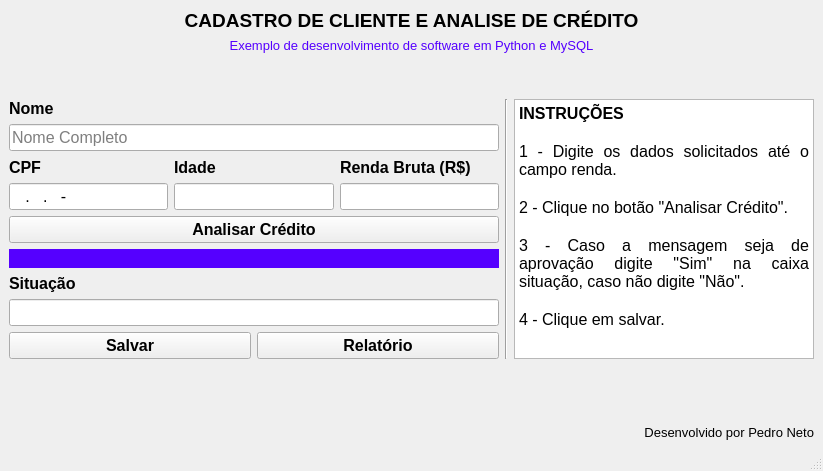
<?xml version="1.0" encoding="UTF-8"?>
<ui version="4.0">
 <class>MainWindow</class>
 <widget class="QMainWindow" name="MainWindow">
  <property name="geometry">
   <rect>
    <x>0</x>
    <y>0</y>
    <width>823</width>
    <height>471</height>
   </rect>
  </property>
  <property name="windowTitle">
   <string>MainWindow</string>
  </property>
  <widget class="QWidget" name="centralwidget">
   <layout class="QGridLayout" name="gridLayout">
    <item row="0" column="0">
     <layout class="QVBoxLayout" name="verticalLayout">
      <item>
       <widget class="QLabel" name="label">
        <property name="font">
         <font>
          <family>Arial</family>
          <pointsize>14</pointsize>
          <weight>75</weight>
          <bold>true</bold>
         </font>
        </property>
        <property name="text">
         <string>CADASTRO DE CLIENTE E ANALISE DE CRÉDITO</string>
        </property>
        <property name="alignment">
         <set>Qt::AlignCenter</set>
        </property>
       </widget>
      </item>
      <item>
       <widget class="QLabel" name="label_2">
        <property name="font">
         <font>
          <family>Arial</family>
          <pointsize>10</pointsize>
          <weight>50</weight>
          <bold>false</bold>
         </font>
        </property>
        <property name="styleSheet">
         <string notr="true">color: rgb(85, 0, 255)</string>
        </property>
        <property name="text">
         <string>Exemplo de desenvolvimento de software em Python e MySQL</string>
        </property>
        <property name="alignment">
         <set>Qt::AlignCenter</set>
        </property>
       </widget>
      </item>
      <item>
       <spacer name="verticalSpacer_2">
        <property name="orientation">
         <enum>Qt::Vertical</enum>
        </property>
        <property name="sizeHint" stdset="0">
         <size>
          <width>20</width>
          <height>40</height>
         </size>
        </property>
       </spacer>
      </item>
     </layout>
    </item>
    <item row="1" column="0">
     <layout class="QHBoxLayout" name="horizontalLayout_3">
      <item>
       <layout class="QVBoxLayout" name="verticalLayout_8">
        <item>
         <layout class="QVBoxLayout" name="verticalLayout_2">
          <item>
           <widget class="QLabel" name="label_3">
            <property name="font">
             <font>
              <family>Arial</family>
              <pointsize>12</pointsize>
              <weight>75</weight>
              <bold>true</bold>
             </font>
            </property>
            <property name="text">
             <string>Nome</string>
            </property>
           </widget>
          </item>
          <item>
           <widget class="QLineEdit" name="txtNome">
            <property name="font">
             <font>
              <family>Arial</family>
              <pointsize>12</pointsize>
             </font>
            </property>
            <property name="inputMask">
             <string/>
            </property>
            <property name="placeholderText">
             <string>Nome Completo</string>
            </property>
           </widget>
          </item>
         </layout>
        </item>
        <item>
         <layout class="QHBoxLayout" name="horizontalLayout_2">
          <item>
           <layout class="QVBoxLayout" name="verticalLayout_3">
            <item>
             <widget class="QLabel" name="label_5">
              <property name="font">
               <font>
                <family>Arial</family>
                <pointsize>12</pointsize>
                <weight>75</weight>
                <bold>true</bold>
               </font>
              </property>
              <property name="text">
               <string>CPF</string>
              </property>
             </widget>
            </item>
            <item>
             <widget class="QLineEdit" name="txtCpf">
              <property name="font">
               <font>
                <family>Arial</family>
                <pointsize>12</pointsize>
               </font>
              </property>
              <property name="inputMask">
               <string>000.000.000-00</string>
              </property>
              <property name="placeholderText">
               <string/>
              </property>
             </widget>
            </item>
           </layout>
          </item>
          <item>
           <layout class="QVBoxLayout" name="verticalLayout_4">
            <item>
             <widget class="QLabel" name="label_6">
              <property name="font">
               <font>
                <family>Arial</family>
                <pointsize>12</pointsize>
                <weight>75</weight>
                <bold>true</bold>
               </font>
              </property>
              <property name="text">
               <string>Idade</string>
              </property>
             </widget>
            </item>
            <item>
             <widget class="QLineEdit" name="txtIdade">
              <property name="font">
               <font>
                <family>Arial</family>
                <pointsize>12</pointsize>
               </font>
              </property>
              <property name="inputMask">
               <string/>
              </property>
              <property name="placeholderText">
               <string/>
              </property>
             </widget>
            </item>
           </layout>
          </item>
          <item>
           <layout class="QVBoxLayout" name="verticalLayout_5">
            <item>
             <widget class="QLabel" name="label_7">
              <property name="font">
               <font>
                <family>Arial</family>
                <pointsize>12</pointsize>
                <weight>75</weight>
                <bold>true</bold>
               </font>
              </property>
              <property name="text">
               <string>Renda Bruta (R$)</string>
              </property>
             </widget>
            </item>
            <item>
             <widget class="QLineEdit" name="txtRenda">
              <property name="font">
               <font>
                <family>Arial</family>
                <pointsize>12</pointsize>
               </font>
              </property>
              <property name="inputMask">
               <string/>
              </property>
              <property name="placeholderText">
               <string/>
              </property>
             </widget>
            </item>
           </layout>
          </item>
         </layout>
        </item>
        <item>
         <layout class="QVBoxLayout" name="verticalLayout_6">
          <item>
           <widget class="QPushButton" name="btnAnalise">
            <property name="font">
             <font>
              <family>Arial</family>
              <pointsize>12</pointsize>
              <weight>75</weight>
              <bold>true</bold>
             </font>
            </property>
            <property name="cursor">
             <cursorShape>PointingHandCursor</cursorShape>
            </property>
            <property name="text">
             <string>Analisar Crédito</string>
            </property>
           </widget>
          </item>
          <item>
           <widget class="QLabel" name="lblAnalise">
            <property name="font">
             <font>
              <family>Arial</family>
              <pointsize>12</pointsize>
              <weight>50</weight>
              <bold>false</bold>
             </font>
            </property>
            <property name="styleSheet">
             <string notr="true">color: rgb(255, 255, 255);
background-color: rgb(85, 0, 255);</string>
            </property>
            <property name="text">
             <string/>
            </property>
            <property name="alignment">
             <set>Qt::AlignCenter</set>
            </property>
           </widget>
          </item>
         </layout>
        </item>
        <item>
         <layout class="QVBoxLayout" name="verticalLayout_7">
          <item>
           <widget class="QLabel" name="label_8">
            <property name="font">
             <font>
              <family>Arial</family>
              <pointsize>12</pointsize>
              <weight>75</weight>
              <bold>true</bold>
             </font>
            </property>
            <property name="text">
             <string>Situação</string>
            </property>
           </widget>
          </item>
          <item>
           <widget class="QLineEdit" name="txtSituacao">
            <property name="font">
             <font>
              <family>Arial</family>
              <pointsize>12</pointsize>
             </font>
            </property>
            <property name="inputMask">
             <string/>
            </property>
            <property name="placeholderText">
             <string/>
            </property>
           </widget>
          </item>
         </layout>
        </item>
        <item>
         <layout class="QHBoxLayout" name="horizontalLayout">
          <item>
           <widget class="QPushButton" name="btnSalvar">
            <property name="font">
             <font>
              <family>Arial</family>
              <pointsize>12</pointsize>
              <weight>75</weight>
              <bold>true</bold>
             </font>
            </property>
            <property name="cursor">
             <cursorShape>PointingHandCursor</cursorShape>
            </property>
            <property name="text">
             <string>Salvar</string>
            </property>
           </widget>
          </item>
          <item>
           <widget class="QPushButton" name="btnRelatorio">
            <property name="font">
             <font>
              <family>Arial</family>
              <pointsize>12</pointsize>
              <weight>75</weight>
              <bold>true</bold>
             </font>
            </property>
            <property name="cursor">
             <cursorShape>PointingHandCursor</cursorShape>
            </property>
            <property name="text">
             <string>Relatório</string>
            </property>
           </widget>
          </item>
         </layout>
        </item>
       </layout>
      </item>
      <item>
       <widget class="Line" name="line">
        <property name="orientation">
         <enum>Qt::Vertical</enum>
        </property>
       </widget>
      </item>
      <item>
       <widget class="QTextBrowser" name="textBrowser">
        <property name="minimumSize">
         <size>
          <width>0</width>
          <height>260</height>
         </size>
        </property>
        <property name="maximumSize">
         <size>
          <width>300</width>
          <height>16777215</height>
         </size>
        </property>
        <property name="font">
         <font>
          <family>Arial</family>
          <pointsize>12</pointsize>
         </font>
        </property>
        <property name="html">
         <string>&lt;!DOCTYPE HTML PUBLIC &quot;-//W3C//DTD HTML 4.0//EN&quot; &quot;http://www.w3.org/TR/REC-html40/strict.dtd&quot;&gt;
&lt;html&gt;&lt;head&gt;&lt;meta name=&quot;qrichtext&quot; content=&quot;1&quot; /&gt;&lt;style type=&quot;text/css&quot;&gt;
p, li { white-space: pre-wrap; }
&lt;/style&gt;&lt;/head&gt;&lt;body style=&quot; font-family:'Arial'; font-size:12pt; font-weight:400; font-style:normal;&quot;&gt;
&lt;p align=&quot;justify&quot; style=&quot; margin-top:0px; margin-bottom:0px; margin-left:0px; margin-right:0px; -qt-block-indent:0; text-indent:0px;&quot;&gt;&lt;span style=&quot; font-family:'MS Shell Dlg 2'; font-weight:600;&quot;&gt;INSTRUÇÕES&lt;/span&gt;&lt;/p&gt;
&lt;p align=&quot;justify&quot; style=&quot;-qt-paragraph-type:empty; margin-top:0px; margin-bottom:0px; margin-left:0px; margin-right:0px; -qt-block-indent:0; text-indent:0px; font-family:'MS Shell Dlg 2'; font-weight:600;&quot;&gt;&lt;br /&gt;&lt;/p&gt;
&lt;p align=&quot;justify&quot; style=&quot; margin-top:0px; margin-bottom:0px; margin-left:0px; margin-right:0px; -qt-block-indent:0; text-indent:0px;&quot;&gt;&lt;span style=&quot; font-family:'MS Shell Dlg 2';&quot;&gt;1 - Digite os dados solicitados até o campo renda.&lt;/span&gt;&lt;/p&gt;
&lt;p align=&quot;justify&quot; style=&quot;-qt-paragraph-type:empty; margin-top:0px; margin-bottom:0px; margin-left:0px; margin-right:0px; -qt-block-indent:0; text-indent:0px; font-family:'MS Shell Dlg 2';&quot;&gt;&lt;br /&gt;&lt;/p&gt;
&lt;p align=&quot;justify&quot; style=&quot; margin-top:0px; margin-bottom:0px; margin-left:0px; margin-right:0px; -qt-block-indent:0; text-indent:0px;&quot;&gt;&lt;span style=&quot; font-family:'MS Shell Dlg 2';&quot;&gt;2 - Clique no botão &amp;quot;Analisar Crédito&amp;quot;.&lt;/span&gt;&lt;/p&gt;
&lt;p align=&quot;justify&quot; style=&quot;-qt-paragraph-type:empty; margin-top:0px; margin-bottom:0px; margin-left:0px; margin-right:0px; -qt-block-indent:0; text-indent:0px; font-family:'MS Shell Dlg 2';&quot;&gt;&lt;br /&gt;&lt;/p&gt;
&lt;p align=&quot;justify&quot; style=&quot; margin-top:0px; margin-bottom:0px; margin-left:0px; margin-right:0px; -qt-block-indent:0; text-indent:0px;&quot;&gt;&lt;span style=&quot; font-family:'MS Shell Dlg 2';&quot;&gt;3 - Caso a mensagem seja de aprovação digite &amp;quot;Sim&amp;quot; na caixa situação, caso não digite &amp;quot;Não&amp;quot;.&lt;/span&gt;&lt;/p&gt;
&lt;p align=&quot;justify&quot; style=&quot;-qt-paragraph-type:empty; margin-top:0px; margin-bottom:0px; margin-left:0px; margin-right:0px; -qt-block-indent:0; text-indent:0px; font-family:'MS Shell Dlg 2';&quot;&gt;&lt;br /&gt;&lt;/p&gt;
&lt;p align=&quot;justify&quot; style=&quot; margin-top:0px; margin-bottom:0px; margin-left:0px; margin-right:0px; -qt-block-indent:0; text-indent:0px;&quot;&gt;&lt;span style=&quot; font-family:'MS Shell Dlg 2';&quot;&gt;4 - Clique em salvar.&lt;/span&gt;&lt;/p&gt;&lt;/body&gt;&lt;/html&gt;</string>
        </property>
       </widget>
      </item>
     </layout>
    </item>
    <item row="2" column="0">
     <spacer name="verticalSpacer">
      <property name="orientation">
       <enum>Qt::Vertical</enum>
      </property>
      <property name="sizeHint" stdset="0">
       <size>
        <width>20</width>
        <height>40</height>
       </size>
      </property>
     </spacer>
    </item>
    <item row="3" column="0">
     <widget class="QLabel" name="label_4">
      <property name="font">
       <font>
        <family>Arial</family>
        <pointsize>10</pointsize>
        <weight>50</weight>
        <bold>false</bold>
       </font>
      </property>
      <property name="styleSheet">
       <string notr="true"/>
      </property>
      <property name="text">
       <string>Desenvolvido por Pedro Neto</string>
      </property>
      <property name="alignment">
       <set>Qt::AlignRight|Qt::AlignTrailing|Qt::AlignVCenter</set>
      </property>
     </widget>
    </item>
   </layout>
  </widget>
  <widget class="QMenuBar" name="menubar">
   <property name="geometry">
    <rect>
     <x>0</x>
     <y>0</y>
     <width>823</width>
     <height>21</height>
    </rect>
   </property>
  </widget>
  <widget class="QStatusBar" name="statusbar"/>
 </widget>
 <resources/>
 <connections/>
</ui>
